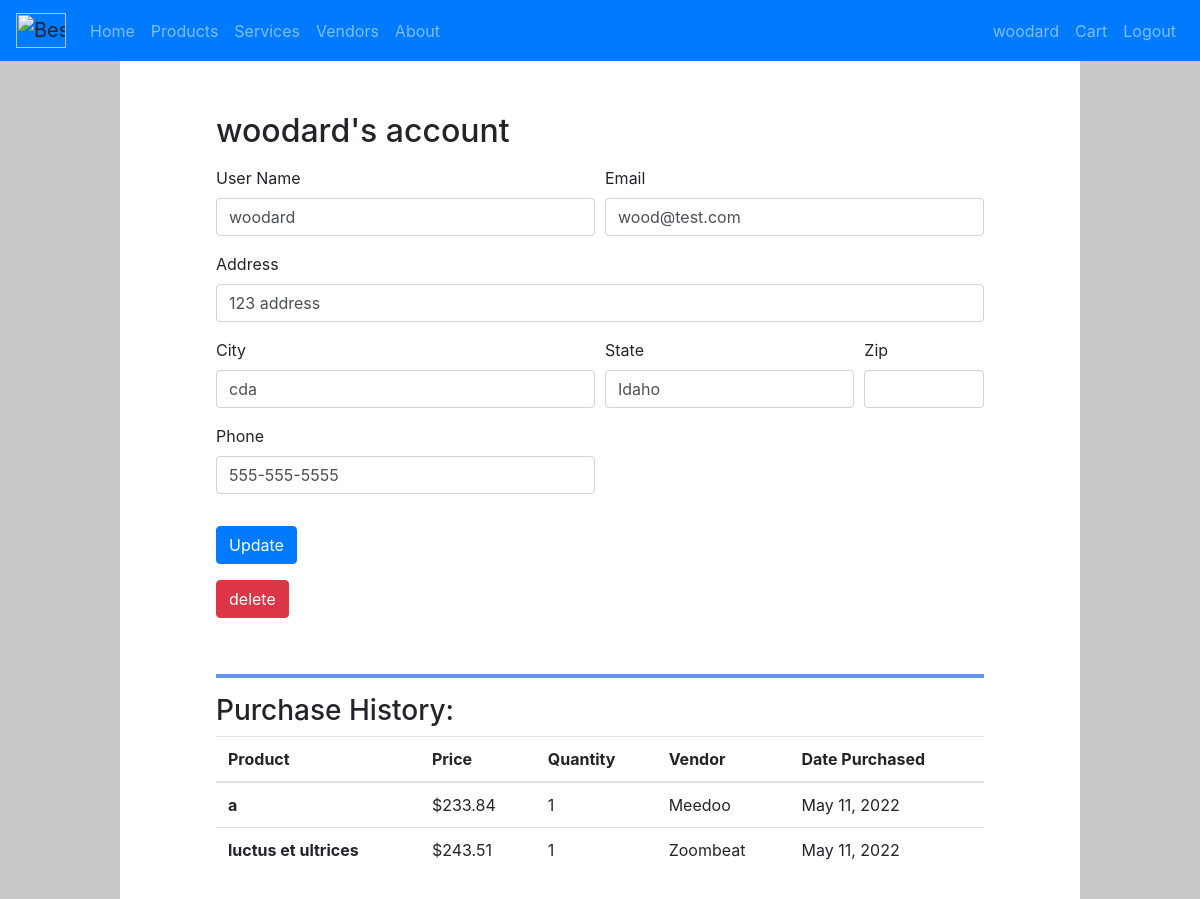
Page /accounts/customer/ (signed in) on the earlier database version.
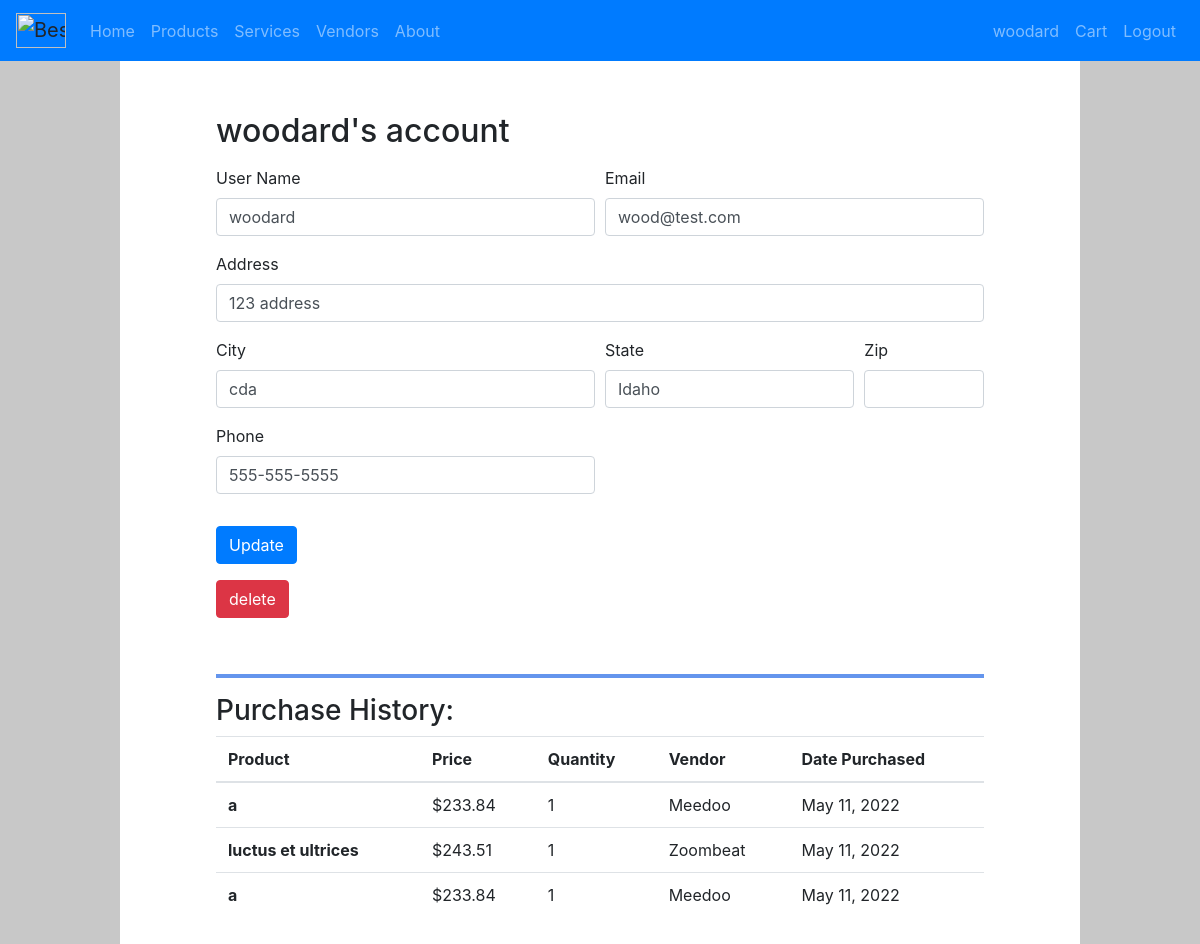
Same page on the later database version.
### products/models.py (models this page shows, shortened)
class Customer(AbstractUser):
    address = models.CharField(max_length=200, null=False)
    state = models.CharField(max_length=50, null=False)
    city = models.CharField(max_length=50, null=False)
    email = models.EmailField()
    phone = models.CharField(max_length=12, null=False)
    service = models.ForeignKey(Service, verbose_name="service", on_delete=models.CASCADE, null=True)

class History(models.Model):
    customer = models.ForeignKey(Customer, verbose_name="customer", on_delete=models.CASCADE, null=False)
    vendor_name = models.CharField(max_length=200, null=False)
    product_name =  models.CharField(max_length=200, null=False)
    price = models.DecimalField(max_digits=10, decimal_places=2, null=False)
    quantity = models.PositiveIntegerField(default=1, null=False)
    date_purchased = models.DateField(null=False)

### accounts/views.py (the view)
# urls.py: path("customer/", views.account, name='account'),
def account(request):
    context = {}
    context['history'] = History.objects.filter(customer=request.user)
    return render(request, 'account.html', context)

### templates/account.html (shortened to what this page needs)
{% extends "base.html" %}
{% block content %}
<h2>{{ user.username }}'s account</h2>
<form action="update_account" method="POST">
    <div class="form-row">
      <div class="form-group col-md-6">
        <label for="inputuser">User Name</label>
        <input type="text" class="form-control" name="inputUser" id="inputuser" value="{{ user.username}}">
      </div>
      <div class="form-group col-md-6">
        <label for="inputEmail">Email</label>
        <input type="email" class="form-control" name="inputEmail" id="inputEmail" value="{{ user.email }}">
      </div>
    </div>
    <div class="form-group">
      <label for="inputAddress">Address</label>
      <input type="text" class="form-control" name="inputAddress" id="inputAddress" value="{{ user.address }}">
    </div>
    <div class="form-row">
      <div class="form-group col-md-6">
        <label for="inputCity">City</label>
        <input type="text" class="form-control" name="inputCity" id="inputCity" value="{{ user.city }}">
      </div>
      <div class="form-group col-md-4">
        <label for="inputState">State</label>
        <input type="text" class="form-control" name="inputState" id="inputState" value="{{ user.state }}">
      </div>
      <div class="form-group col-md-2">
        <label for="inputZip">Zip</label>
        <input type="text" class="form-control" id="inputZip">
      </div>
    </div>
    <div class="form-row">
        <div class="form-group col-md-6">
          <label for="inputPhone">Phone</label>
          <input type="text" class="form-control" name="inputPhone" id="inputPhone" value="{{ user.phone }}">
        </div>
    </div>
    <button type="submit" class="btn btn-primary">Update</button>
  </form>
  <form action="delete_account" method="POST">
    <button type="submit" class="btn btn-danger">delete</button>
  </form>
  <br>
  <hr style="height:4px;background-color:cornflowerblue;border:none;" noshade />
  <h3>Purchase History:</h3>
  <table class="table">
    <thead>
      <tr>
        <th scope="col">Product</th>
        <th scope="col">Price</th>
        <th scope="col">Quantity</th>
        <th scope="col">Vendor</th>
        <th scope="col">Date Purchased</th>
      </tr>
    </thead>
    <tbody>
      {% for product in history %}
      <tr>
        <th scope="row">{{ product.product_name }}</th>
        <td>${{ product.price }}</td>
        <td>{{ product.quantity }}</td>
        <td>{{ product.vendor_name }}</td>
        <td>{{ product.date_purchased }}</td>
      </tr>
      {% endfor %}
    </tbody>
  </table>
  {% endblock %}

### templates/base.html (shortened to what this page needs)
{% load static %}
<link rel="stylesheet" type="text/css" href="{% static 'style.css' %}">
<!DOCTYPE html>
<html lang="en">
  <head>
    <link rel="stylesheet" href="https://stackpath.bootstrapcdn.com/bootstrap/4.1.3/css/bootstrap.min.css"
>
    <link rel="stylesheet" type="text/css" href="{% static 'style.css' %}" />
  </head>
  <body>
    <nav class="navbar fixed-top navbar-expand-lg navbar-dark bg-primary">
      <div class="collapse navbar-collapse" id="navbarColor02">
        <a class="navbar-brand">
          <img src="https://upload.wikimedia.org/wikipedia/commons/f/f5/Best_Buy_Logo.svg" width="50" height="35" alt="BestBuy">
        </a>
        <ul class="navbar-nav mr-auto">
          <li class="nav-item {% if nbar == 'home' %}active{% endif %}">
            <a class="nav-link" href="/">Home</a>
          </li>
          <li class="nav-item {% if nbar == 'products' %}active{% endif %}">
            <a class="nav-link" href="{% url 'products' %}">Products</a>
          </li>
          <li class="nav-item {% if nbar == 'services' %}active{% endif %}">
            <a class="nav-link" href="{% url 'services' %}">Services</a>
          </li>
          <li class="nav-item {% if nbar == 'vendors' %}active{% endif %}">
            <a class="nav-link" href="{% url 'vendors' %}">Vendors</a>
          </li>
          <li class="nav-item {% if nbar == 'about' %}active{% endif %}">
            <a class="nav-link" href="{% url 'about' %}">About</a>
          </li>
        </ul>
        {% block login %}
          {% if user.is_authenticated %}
            <ul class="nav navbar-nav navbar-right">
              <li class="navbar-item">
                <a class="nav-link" href="{% url 'account' %}">{{user.username}}</a>
              </li>
              <li class="nav-item">
                <a class="nav-link" href="{% url 'cart' %}">Cart</a>
              </li>
              <li class="nav-item">
                <a class="nav-link" href="{% url 'logout' %}">Logout</a>
              </li>
            </ul>
          {% endif %}
        {% endblock %}
      </div>
    </nav>
    <div id="content">
      {% block content %}{% endblock %}
    </div>
  </body>
</html>

### static/style.css (style rules this page uses)
body { background-color: rgb(200, 200, 200); height: 100%; display: flex; flex-direction: column; padding-top: 16px; }
#content { background-color: white; padding: 96px; margin-left: 10vw; margin-right: 10vw; flex-grow: 1; }
h2 { margin-bottom: 16px; }
img { max-width: 100%; max-height: 100%; }

Differences in the rows shown:
added History: product_name "a", price "233.84", quantity "1", vendor_name "Meedoo", date_purchased "May 11, 2022"
